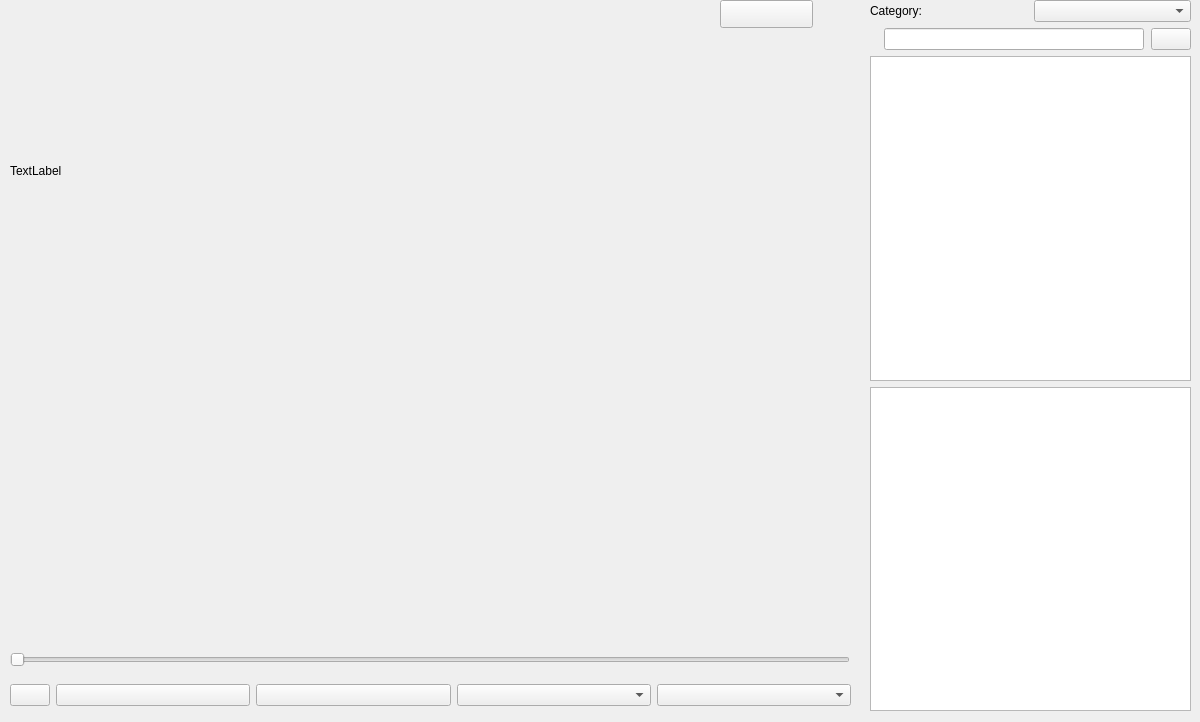
<?xml version="1.0" encoding="UTF-8"?>
<ui version="4.0">
 <class>Player</class>
 <widget class="QWidget" name="Player">
  <property name="geometry">
   <rect>
    <x>0</x>
    <y>0</y>
    <width>1200</width>
    <height>722</height>
   </rect>
  </property>
  <property name="windowTitle">
   <string>MyPlayer</string>
  </property>
  <widget class="QLabel" name="Background">
   <property name="geometry">
    <rect>
     <x>10</x>
     <y>10</y>
     <width>840</width>
     <height>630</height>
    </rect>
   </property>
   <property name="text">
    <string/>
   </property>
  </widget>
  <widget class="QLabel" name="Screen">
   <property name="geometry">
    <rect>
     <x>10</x>
     <y>10</y>
     <width>591</width>
     <height>321</height>
    </rect>
   </property>
   <property name="text">
    <string>TextLabel</string>
   </property>
  </widget>
  <widget class="QSlider" name="Slider">
   <property name="geometry">
    <rect>
     <x>10</x>
     <y>650</y>
     <width>840</width>
     <height>20</height>
    </rect>
   </property>
   <property name="orientation">
    <enum>Qt::Horizontal</enum>
   </property>
  </widget>
  <widget class="QWidget" name="horizontalLayoutWidget">
   <property name="geometry">
    <rect>
     <x>10</x>
     <y>680</y>
     <width>841</width>
     <height>31</height>
    </rect>
   </property>
   <layout class="QHBoxLayout" name="horizontalLayout">
    <property name="sizeConstraint">
     <enum>QLayout::SetDefaultConstraint</enum>
    </property>
    <item>
     <widget class="QPushButton" name="FullScreenBtn">
      <property name="sizePolicy">
       <sizepolicy hsizetype="Fixed" vsizetype="Fixed">
        <horstretch>0</horstretch>
        <verstretch>0</verstretch>
       </sizepolicy>
      </property>
      <property name="text">
       <string/>
      </property>
     </widget>
    </item>
    <item>
     <widget class="QPushButton" name="PlayBtn">
      <property name="text">
       <string/>
      </property>
     </widget>
    </item>
    <item>
     <widget class="QPushButton" name="PauseBtn">
      <property name="text">
       <string/>
      </property>
     </widget>
    </item>
    <item>
     <widget class="QComboBox" name="PlaySpeedBox"/>
    </item>
    <item>
     <widget class="QComboBox" name="SubtitleBox"/>
    </item>
   </layout>
  </widget>
  <widget class="QPushButton" name="ExitFullScreenBtn">
   <property name="geometry">
    <rect>
     <x>720</x>
     <y>0</y>
     <width>93</width>
     <height>28</height>
    </rect>
   </property>
   <property name="text">
    <string/>
   </property>
  </widget>
  <widget class="QWidget" name="verticalLayoutWidget">
   <property name="geometry">
    <rect>
     <x>870</x>
     <y>0</y>
     <width>321</width>
     <height>711</height>
    </rect>
   </property>
   <layout class="QVBoxLayout" name="verticalLayout">
    <item>
     <layout class="QHBoxLayout" name="horizontalLayout_3">
      <property name="bottomMargin">
       <number>0</number>
      </property>
      <item>
       <widget class="QLabel" name="CategoryLabel">
        <property name="sizePolicy">
         <sizepolicy hsizetype="Preferred" vsizetype="Preferred">
          <horstretch>0</horstretch>
          <verstretch>0</verstretch>
         </sizepolicy>
        </property>
        <property name="text">
         <string>Category:</string>
        </property>
       </widget>
      </item>
      <item>
       <widget class="QComboBox" name="CategoryComboBox"/>
      </item>
     </layout>
    </item>
    <item>
     <layout class="QHBoxLayout" name="horizontalLayout_2">
      <property name="spacing">
       <number>7</number>
      </property>
      <property name="bottomMargin">
       <number>0</number>
      </property>
      <item>
       <widget class="QLabel" name="SearchIcon">
        <property name="sizePolicy">
         <sizepolicy hsizetype="Preferred" vsizetype="Preferred">
          <horstretch>0</horstretch>
          <verstretch>0</verstretch>
         </sizepolicy>
        </property>
        <property name="text">
         <string/>
        </property>
       </widget>
      </item>
      <item>
       <widget class="QLineEdit" name="SearchKeyword"/>
      </item>
      <item>
       <widget class="QPushButton" name="SearchButton">
        <property name="text">
         <string/>
        </property>
       </widget>
      </item>
     </layout>
    </item>
    <item>
     <widget class="QListWidget" name="PlayList"/>
    </item>
    <item>
     <widget class="QListWidget" name="HistoryList"/>
    </item>
   </layout>
  </widget>
  <widget class="QLabel" name="SubtitleText">
   <property name="geometry">
    <rect>
     <x>91</x>
     <y>564</y>
     <width>691</width>
     <height>61</height>
    </rect>
   </property>
   <property name="text">
    <string/>
   </property>
   <property name="alignment">
    <set>Qt::AlignCenter</set>
   </property>
  </widget>
 </widget>
 <resources/>
 <connections/>
</ui>
